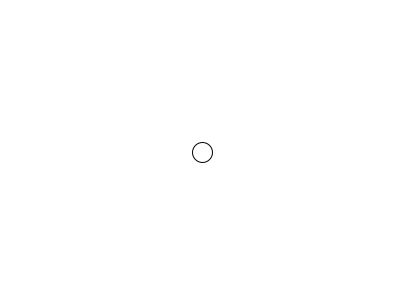
Frame 1 (no input)
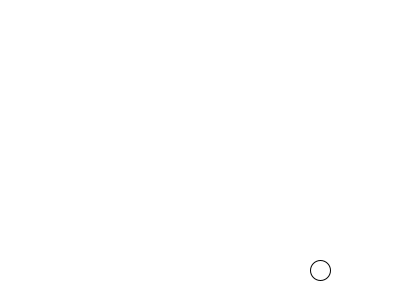
Frame 60 (the mouse pressed at the canvas centre just before this capture)
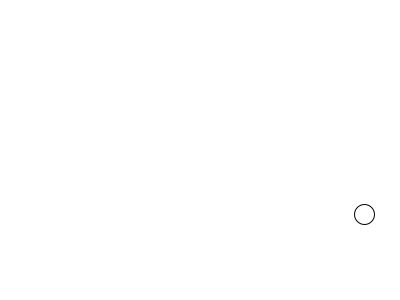
Frame 120 (the mouse held since frame 60 and released just before this capture)

The Processing sketch that drew these frames (run headless with seeded random() and noise(); from frame 60 on, the mouse is pressed at the canvas centre):

// Processing sketch: chapter_1_1_Bouncing_Ball_without_Vectors
// ── chapter_1_1_Bouncing_Ball_without_Vectors.pde

Ball ball;

void setup(){
  size(400, 300);
  ball = new Ball();
}

void draw(){
  background(255);
  
  ball.move();
  ball.bounce();
  ball.display();
}

// ── Ball.pde

class Ball{
  float x;
  float y;
  float x_speed;
  float y_speed;
  
  Ball(){
    this.x = width/2;
    this.y = height/2;
    this.x_speed = 2;
    this.y_speed = 2;
  }
  
  void move(){
    this.x += this.x_speed;
    this.y += this.y_speed;
  }
  
  void bounce(){
    if(this.x < 0 || this.x > width){
      this.x_speed *= -1;
    }
    if(this.y < 0 || this.y > height){
      this.y_speed *= -1;
    }
  }
  
  void display(){
    ellipse(this.x, this.y, 20, 20);
  }
}
